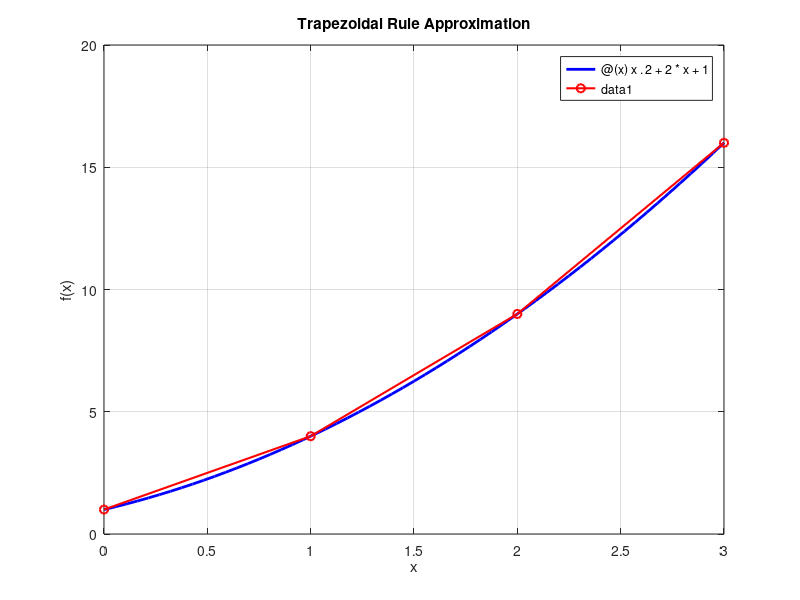

Write the MATLAB code that produced this figure.
clc; clear;

f = @(x) x.^2 + 2*x + 1;
a = 0; 
b = 3; 
n = 3;

dx = (b - a) / n; 
x_values = linspace(a, b, n+1);
f_values = f(x_values);
trapezoidal_result = (dx/2) * (f_values(1) + 2*sum(f_values(2:end-1)) + f_values(end));
exact_value = integral(f, a, b);
error_percentage = abs((exact_value - trapezoidal_result) / exact_value) * 100;
disp(['Trapezoidal Rule Approximation: ', num2str(trapezoidal_result)]);
disp(['Exact Integral Value: ', num2str(exact_value)]);
disp(['Error Percentage: ', num2str(error_percentage), '%']);

figure; 
fplot(f, [a, b], 'b', 'LineWidth', 2); % رسم الدالة
hold on; 
plot(x_values, f_values, 'ro-', 'LineWidth', 1.5); % تمثيل النقاط المستخدمة
title('Trapezoidal Rule Approximation'); 
xlabel('x'); 
ylabel('f(x)'); 
grid on; 
hold off;